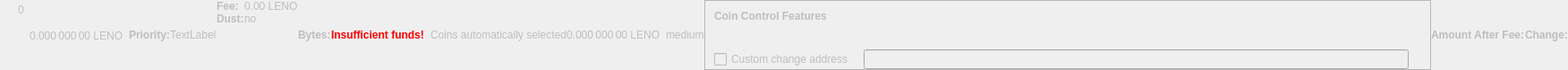
    <widget class="QWidget" name="dummyHideWidget" native="true">
     <property name="enabled">
      <bool>false</bool>
     </property>
     <property name="maximumSize">
      <size>
       <width>100</width>
       <height>22</height>
      </size>
     </property>
     <layout class="QHBoxLayout" name="dummyHideLayout">
      <property name="spacing">
       <number>0</number>
      </property>
      <property name="leftMargin">
       <number>0</number>
      </property>
      <property name="topMargin">
       <number>0</number>
      </property>
      <property name="rightMargin">
       <number>0</number>
      </property>
      <property name="bottomMargin">
       <number>0</number>
      </property>
      <item>
       <layout class="QFormLayout" name="formLayoutCoinControl1">
        <property name="horizontalSpacing">
         <number>10</number>
        </property>
        <property name="verticalSpacing">
         <number>14</number>
        </property>
        <property name="leftMargin">
         <number>10</number>
        </property>
        <property name="topMargin">
         <number>4</number>
        </property>
        <property name="rightMargin">
         <number>6</number>
        </property>
        <item row="0" column="1">
         <widget class="QLabel" name="labelCoinControlBytes">
          <property name="cursor">
           <cursorShape>IBeamCursor</cursorShape>
          </property>
          <property name="contextMenuPolicy">
           <enum>Qt::ActionsContextMenu</enum>
          </property>
          <property name="text">
           <string notr="true">0</string>
          </property>
          <property name="textInteractionFlags">
           <set>Qt::LinksAccessibleByMouse|Qt::TextSelectableByKeyboard|Qt::TextSelectableByMouse</set>
          </property>
         </widget>
        </item>
       </layout>
      </item>
      <item>
       <widget class="QLabel" name="labelCoinControlAfterFee">
        <property name="enabled">
         <bool>false</bool>
        </property>
        <property name="sizePolicy">
         <sizepolicy hsizetype="Fixed" vsizetype="Fixed">
          <horstretch>0</horstretch>
          <verstretch>0</verstretch>
         </sizepolicy>
        </property>
        <property name="minimumSize">
         <size>
          <width>111</width>
          <height>12</height>
         </size>
        </property>
        <property name="maximumSize">
         <size>
          <width>111</width>
          <height>12</height>
         </size>
        </property>
        <property name="cursor">
         <cursorShape>IBeamCursor</cursorShape>
        </property>
        <property name="contextMenuPolicy">
         <enum>Qt::ActionsContextMenu</enum>
        </property>
        <property name="text">
         <string notr="true">0.000 000 00 LENO</string>
        </property>
        <property name="textInteractionFlags">
         <set>Qt::LinksAccessibleByMouse|Qt::TextSelectableByKeyboard|Qt::TextSelectableByMouse</set>
        </property>
       </widget>
      </item>
      <item>
       <widget class="QLabel" name="labelCoinControlPriorityText">
        <property name="enabled">
         <bool>false</bool>
        </property>
        <property name="font">
         <font>
          <weight>75</weight>
          <bold>true</bold>
         </font>
        </property>
        <property name="text">
         <string>Priority:</string>
        </property>
       </widget>
      </item>
      <item>
       <layout class="QHBoxLayout" name="horizontalLayout">
        <item>
         <widget class="QLabel" name="WarningLabel">
          <property name="text">
           <string>TextLabel</string>
          </property>
         </widget>
        </item>
       </layout>
      </item>
      <item>
       <layout class="QFormLayout" name="formLayoutCoinControl3">
        <property name="horizontalSpacing">
         <number>0</number>
        </property>
        <property name="verticalSpacing">
         <number>0</number>
        </property>
        <property name="leftMargin">
         <number>0</number>
        </property>
        <property name="topMargin">
         <number>0</number>
        </property>
        <property name="rightMargin">
         <number>0</number>
        </property>
        <item row="0" column="0">
         <widget class="QLabel" name="labelCoinControlFeeText">
          <property name="enabled">
           <bool>false</bool>
          </property>
          <property name="font">
           <font>
            <weight>75</weight>
            <bold>true</bold>
           </font>
          </property>
          <property name="text">
           <string>Fee:</string>
          </property>
          <property name="margin">
           <number>0</number>
          </property>
         </widget>
        </item>
        <item row="0" column="1">
         <widget class="QLabel" name="labelCoinControlFee">
          <property name="enabled">
           <bool>false</bool>
          </property>
          <property name="cursor">
           <cursorShape>IBeamCursor</cursorShape>
          </property>
          <property name="contextMenuPolicy">
           <enum>Qt::ActionsContextMenu</enum>
          </property>
          <property name="text">
           <string notr="true">0.00 LENO</string>
          </property>
          <property name="textInteractionFlags">
           <set>Qt::LinksAccessibleByMouse|Qt::TextSelectableByKeyboard|Qt::TextSelectableByMouse</set>
          </property>
         </widget>
        </item>
        <item row="1" column="0">
         <widget class="QLabel" name="labelCoinControlLowOutputText">
          <property name="enabled">
           <bool>false</bool>
          </property>
          <property name="font">
           <font>
            <weight>75</weight>
            <bold>true</bold>
           </font>
          </property>
          <property name="text">
           <string>Dust:</string>
          </property>
         </widget>
        </item>
        <item row="1" column="1">
         <widget class="QLabel" name="labelCoinControlLowOutput">
          <property name="enabled">
           <bool>false</bool>
          </property>
          <property name="cursor">
           <cursorShape>IBeamCursor</cursorShape>
          </property>
          <property name="contextMenuPolicy">
           <enum>Qt::ActionsContextMenu</enum>
          </property>
          <property name="text">
           <string>no</string>
          </property>
          <property name="textInteractionFlags">
           <set>Qt::LinksAccessibleByMouse|Qt::TextSelectableByKeyboard|Qt::TextSelectableByMouse</set>
          </property>
         </widget>
        </item>
       </layout>
      </item>
      <item>
       <widget class="QLabel" name="labelCoinControlBytesText">
        <property name="enabled">
         <bool>false</bool>
        </property>
        <property name="font">
         <font>
          <weight>75</weight>
          <bold>true</bold>
         </font>
        </property>
        <property name="text">
         <string>Bytes:</string>
        </property>
       </widget>
      </item>
      <item>
       <layout class="QFormLayout" name="formLayoutCoinControl2">
        <property name="horizontalSpacing">
         <number>0</number>
        </property>
        <property name="verticalSpacing">
         <number>0</number>
        </property>
        <property name="leftMargin">
         <number>0</number>
        </property>
        <property name="topMargin">
         <number>0</number>
        </property>
        <property name="rightMargin">
         <number>0</number>
        </property>
       </layout>
      </item>
      <item>
       <layout class="QHBoxLayout" name="horizontalLayoutCoinControl2">
        <property name="spacing">
         <number>0</number>
        </property>
        <property name="bottomMargin">
         <number>0</number>
        </property>
       </layout>
      </item>
      <item>
       <widget class="QLabel" name="labelCoinControlInsuffFunds">
        <property name="enabled">
         <bool>false</bool>
        </property>
        <property name="minimumSize">
         <size>
          <width>0</width>
          <height>0</height>
         </size>
        </property>
        <property name="font">
         <font>
          <weight>75</weight>
          <bold>true</bold>
         </font>
        </property>
        <property name="styleSheet">
         <string notr="true">color:red;font-weight:bold;</string>
        </property>
        <property name="text">
         <string>Insufficient funds!</string>
        </property>
        <property name="margin">
         <number>5</number>
        </property>
       </widget>
      </item>
      <item>
       <layout class="QFormLayout" name="formLayoutCoinControl4">
        <property name="horizontalSpacing">
         <number>0</number>
        </property>
        <property name="verticalSpacing">
         <number>0</number>
        </property>
        <property name="leftMargin">
         <number>0</number>
        </property>
        <property name="topMargin">
         <number>0</number>
        </property>
        <property name="rightMargin">
         <number>0</number>
        </property>
       </layout>
      </item>
      <item>
       <widget class="QLabel" name="labelCoinControlChangeLabel">
        <property name="enabled">
         <bool>false</bool>
        </property>
        <property name="sizePolicy">
         <sizepolicy hsizetype="Preferred" vsizetype="Expanding">
          <horstretch>0</horstretch>
          <verstretch>0</verstretch>
         </sizepolicy>
        </property>
        <property name="minimumSize">
         <size>
          <width>0</width>
          <height>0</height>
         </size>
        </property>
        <property name="text">
         <string/>
        </property>
        <property name="margin">
         <number>3</number>
        </property>
       </widget>
      </item>
      <item>
       <widget class="QLabel" name="labelCoinControlAutomaticallySelected">
        <property name="enabled">
         <bool>false</bool>
        </property>
        <property name="sizePolicy">
         <sizepolicy hsizetype="Fixed" vsizetype="Fixed">
          <horstretch>0</horstretch>
          <verstretch>0</verstretch>
         </sizepolicy>
        </property>
        <property name="minimumSize">
         <size>
          <width>0</width>
          <height>0</height>
         </size>
        </property>
        <property name="maximumSize">
         <size>
          <width>240</width>
          <height>16777215</height>
         </size>
        </property>
        <property name="text">
         <string>Coins automatically selected</string>
        </property>
        <property name="margin">
         <number>5</number>
        </property>
       </widget>
      </item>
      <item>
       <widget class="QLabel" name="labelCoinControlChange">
        <property name="enabled">
         <bool>false</bool>
        </property>
        <property name="sizePolicy">
         <sizepolicy hsizetype="Fixed" vsizetype="Fixed">
          <horstretch>0</horstretch>
          <verstretch>0</verstretch>
         </sizepolicy>
        </property>
        <property name="minimumSize">
         <size>
          <width>111</width>
          <height>0</height>
         </size>
        </property>
        <property name="maximumSize">
         <size>
          <width>111</width>
          <height>16777215</height>
         </size>
        </property>
        <property name="cursor">
         <cursorShape>IBeamCursor</cursorShape>
        </property>
        <property name="contextMenuPolicy">
         <enum>Qt::ActionsContextMenu</enum>
        </property>
        <property name="text">
         <string notr="true">0.000 000 00 LENO</string>
        </property>
        <property name="textInteractionFlags">
         <set>Qt::LinksAccessibleByMouse|Qt::TextSelectableByKeyboard|Qt::TextSelectableByMouse</set>
        </property>
       </widget>
      </item>
      <item>
       <widget class="QLabel" name="labelCoinControlPriority">
        <property name="enabled">
         <bool>false</bool>
        </property>
        <property name="cursor">
         <cursorShape>IBeamCursor</cursorShape>
        </property>
        <property name="contextMenuPolicy">
         <enum>Qt::ActionsContextMenu</enum>
        </property>
        <property name="text">
         <string>medium</string>
        </property>
        <property name="textInteractionFlags">
         <set>Qt::LinksAccessibleByMouse|Qt::TextSelectableByKeyboard|Qt::TextSelectableByMouse</set>
        </property>
       </widget>
      </item>
      <item>
       <widget class="QFrame" name="frameCoinControl">
        <property name="sizePolicy">
         <sizepolicy hsizetype="Expanding" vsizetype="Expanding">
          <horstretch>0</horstretch>
          <verstretch>0</verstretch>
         </sizepolicy>
        </property>
        <property name="maximumSize">
         <size>
          <width>16777215</width>
          <height>16777215</height>
         </size>
        </property>
        <property name="frameShape">
         <enum>QFrame::StyledPanel</enum>
        </property>
        <property name="frameShadow">
         <enum>QFrame::Sunken</enum>
        </property>
        <layout class="QVBoxLayout" name="verticalLayoutCoinControl2_2">
         <property name="spacing">
          <number>0</number>
         </property>
         <property name="leftMargin">
          <number>0</number>
         </property>
         <property name="topMargin">
          <number>0</number>
         </property>
         <property name="rightMargin">
          <number>0</number>
         </property>
         <property name="bottomMargin">
          <number>0</number>
         </property>
         <item>
          <layout class="QVBoxLayout" name="verticalLayoutCoinControl" stretch="0,0,0,1">
           <property name="spacing">
            <number>0</number>
           </property>
           <property name="leftMargin">
            <number>10</number>
           </property>
           <property name="topMargin">
            <number>10</number>
           </property>
           <item>
            <layout class="QHBoxLayout" name="horizontalLayoutCoinControl1">
             <property name="bottomMargin">
              <number>15</number>
             </property>
             <item>
              <widget class="QLabel" name="labelCoinControlFeatures">
               <property name="enabled">
                <bool>false</bool>
               </property>
               <property name="sizePolicy">
                <sizepolicy hsizetype="Preferred" vsizetype="Maximum">
                 <horstretch>0</horstretch>
                 <verstretch>0</verstretch>
                </sizepolicy>
               </property>
               <property name="font">
                <font>
                 <weight>75</weight>
                 <bold>true</bold>
                </font>
               </property>
               <property name="styleSheet">
                <string notr="true">font-weight:bold;</string>
               </property>
               <property name="text">
                <string>Coin Control Features</string>
               </property>
              </widget>
             </item>
            </layout>
           </item>
           <item>
            <widget class="QWidget" name="widgetCoinControl" native="true">
             <property name="sizePolicy">
              <sizepolicy hsizetype="Preferred" vsizetype="Preferred">
               <horstretch>0</horstretch>
               <verstretch>0</verstretch>
              </sizepolicy>
             </property>
             <property name="minimumSize">
              <size>
               <width>0</width>
               <height>0</height>
              </size>
             </property>
             <property name="styleSheet">
              <string notr="true"/>
             </property>
             <layout class="QHBoxLayout" name="horizontalLayoutCoinControl5_2">
              <property name="leftMargin">
               <number>0</number>
              </property>
              <property name="topMargin">
               <number>0</number>
              </property>
              <property name="rightMargin">
               <number>0</number>
              </property>
              <property name="bottomMargin">
               <number>0</number>
              </property>
              <item>
               <layout class="QHBoxLayout" name="horizontalLayoutCoinControl3">
                <property name="spacing">
                 <number>20</number>
                </property>
                <property name="topMargin">
                 <number>0</number>
                </property>
                <property name="bottomMargin">
                 <number>10</number>
                </property>
               </layout>
              </item>
             </layout>
            </widget>
           </item>
           <item>
            <layout class="QHBoxLayout" name="horizontalLayoutCoinControl4" stretch="0,0,0">
             <property name="spacing">
              <number>12</number>
             </property>
             <property name="sizeConstraint">
              <enum>QLayout::SetDefaultConstraint</enum>
             </property>
             <property name="topMargin">
              <number>5</number>
             </property>
             <property name="rightMargin">
              <number>5</number>
             </property>
             <item>
              <widget class="QCheckBox" name="checkBoxCoinControlChange">
               <property name="enabled">
                <bool>false</bool>
               </property>
               <property name="toolTip">
                <string>If this is activated, but the change address is empty or invalid, change will be sent to a newly generated address.</string>
               </property>
               <property name="text">
                <string>Custom change address</string>
               </property>
              </widget>
             </item>
             <item>
              <widget class="QValidatedLineEdit" name="lineEditCoinControlChange">
               <property name="enabled">
                <bool>false</bool>
               </property>
               <property name="sizePolicy">
                <sizepolicy hsizetype="Expanding" vsizetype="Fixed">
                 <horstretch>0</horstretch>
                 <verstretch>0</verstretch>
                </sizepolicy>
               </property>
              </widget>
             </item>
             <item>
              <widget class="QLabel" name="labelCoinControlChangeLabel_2">
               <property name="sizePolicy">
                <sizepolicy hsizetype="Preferred" vsizetype="Expanding">
                 <horstretch>0</horstretch>
                 <verstretch>0</verstretch>
                </sizepolicy>
               </property>
               <property name="minimumSize">
                <size>
                 <width>0</width>
                 <height>0</height>
                </size>
               </property>
               <property name="text">
                <string/>
               </property>
               <property name="margin">
                <number>3</number>
               </property>
              </widget>
             </item>
            </layout>
           </item>
           <item>
            <spacer name="verticalSpacerCoinControl">
             <property name="orientation">
              <enum>Qt::Vertical</enum>
             </property>
             <property name="sizeHint" stdset="0">
              <size>
               <width>800</width>
               <height>1</height>
              </size>
             </property>
            </spacer>
           </item>
          </layout>
         </item>
        </layout>
       </widget>
      </item>
      <item>
       <widget class="QLabel" name="labelCoinControlAfterFeeText">
        <property name="enabled">
         <bool>false</bool>
        </property>
        <property name="minimumSize">
         <size>
          <width>0</width>
          <height>0</height>
         </size>
        </property>
        <property name="maximumSize">
         <size>
          <width>16777215</width>
          <height>16777215</height>
         </size>
        </property>
        <property name="font">
         <font>
          <weight>75</weight>
          <bold>true</bold>
         </font>
        </property>
        <property name="text">
         <string>Amount After Fee:</string>
        </property>
        <property name="alignment">
         <set>Qt::AlignLeading|Qt::AlignLeft|Qt::AlignVCenter</set>
        </property>
        <property name="margin">
         <number>0</number>
        </property>
       </widget>
      </item>
      <item>
       <widget class="QLabel" name="labelCoinControlChangeText">
        <property name="enabled">
         <bool>false</bool>
        </property>
        <property name="sizePolicy">
         <sizepolicy hsizetype="Preferred" vsizetype="Preferred">
          <horstretch>0</horstretch>
          <verstretch>0</verstretch>
         </sizepolicy>
        </property>
        <property name="minimumSize">
         <size>
          <width>0</width>
          <height>0</height>
         </size>
        </property>
        <property name="maximumSize">
         <size>
          <width>16777215</width>
          <height>16777215</height>
         </size>
        </property>
        <property name="font">
         <font>
          <weight>75</weight>
          <bold>true</bold>
         </font>
        </property>
        <property name="text">
         <string>Change:</string>
        </property>
        <property name="alignment">
         <set>Qt::AlignLeading|Qt::AlignLeft|Qt::AlignVCenter</set>
        </property>
       </widget>
      </item>
     </layout>
    </widget>
